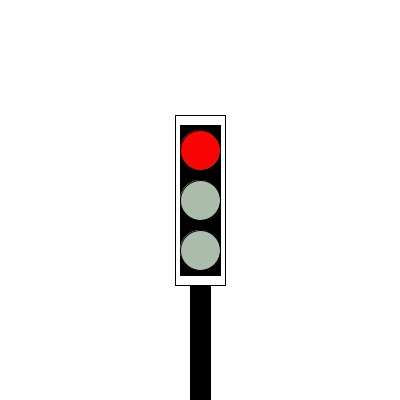
Frame 1 (no input)
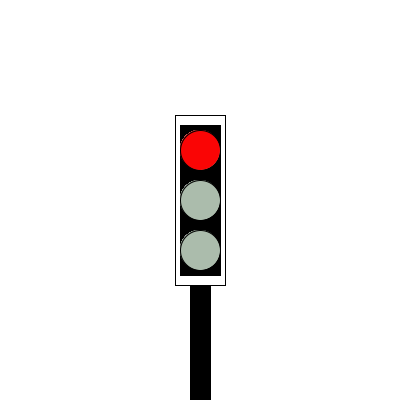
Frame 60 (the mouse pressed at the canvas centre just before this capture)
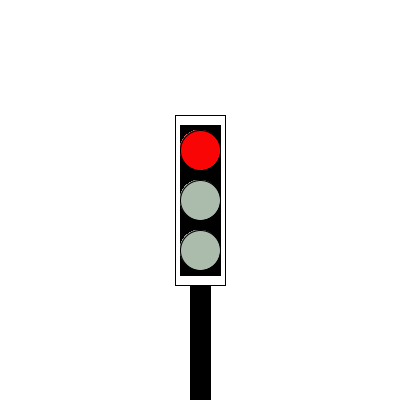
Frame 120 (the mouse held since frame 60 and released just before this capture)

The Processing sketch that drew these frames (run headless with seeded random() and noise(); from frame 60 on, the mouse is pressed at the canvas centre):

// Processing sketch: opgave_3
// ── opgave_3.pde
color[] bColor = {#ABBCAC, #FAEE05, #FA0505, #05FA17};

int timer;

int lastTimeCheck;
int timeIntervalFlag = 3000;


int sec=1000;

void setup() {
  size(400, 400);
  background(255);
  int timer=floor(millis()/sec);
  rectMode(CENTER);
  fill(255);
  rect(200, 200, 50, 170);
  fill(0);
  rect(200, 200, 40, 150);
  fill(255);
  fill(bColor[0]);
  ellipse(200, 150, 40, 40);
  fill(bColor[0]);
  ellipse(200, 200, 40, 40);
  fill(bColor[0]);
  ellipse(200, 250, 40, 40);
  fill(0);
  rect(200, 345, 20, 120);
}

void draw() {
  fill(bColor[0]);
   
    ellipse(200, 150, 40, 40);
    ellipse(200, 200, 40, 40);
    ellipse(200, 250, 40, 40);
  
  if (millis()/sec-timer < 3) {
    fill(bColor[2]);
    ellipse(200, 150, 40, 40);

  } else if (millis()/sec-timer < 6) {
    fill(bColor[1]);
    ellipse(200, 200, 40, 40);
    fill(bColor[2]);
    ellipse(200, 150, 40, 40);
   
  } else if (millis()/sec-timer < 9) {
    fill(bColor[3]);
    ellipse(200, 250, 40, 40);
   
  } else if (millis()/sec-timer < 12){
    fill(bColor[1]);
    ellipse(200, 200, 40, 40);
   
  } 
  else {timer=floor(millis()/1000);
  println(floor(millis()/sec)-timer);
}
   
    
  
  
}
